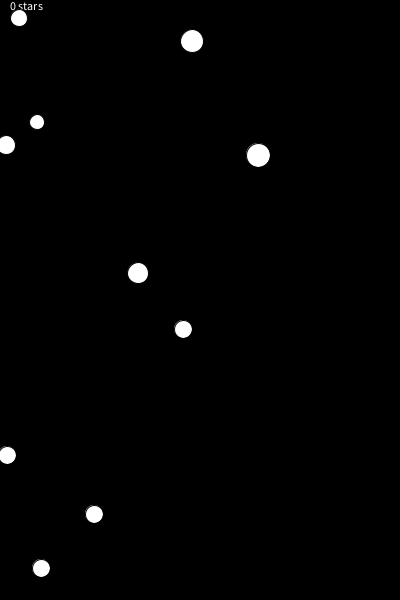
Frame 1 (no input)
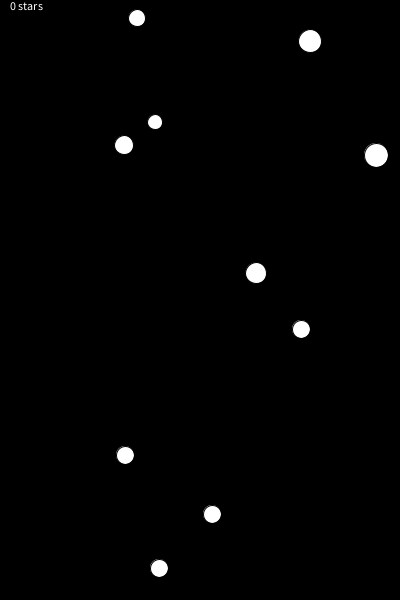
Frame 60 (the mouse pressed at the canvas centre just before this capture)
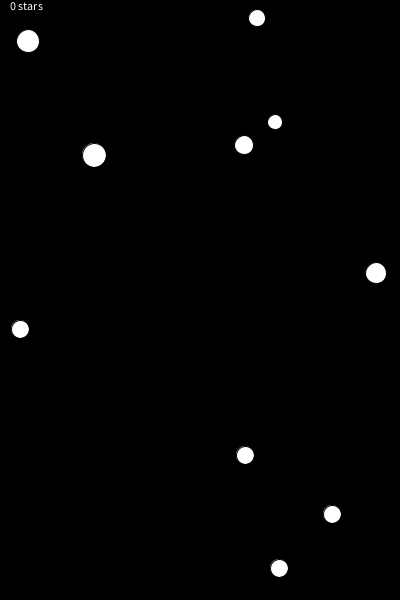
Frame 120 (the mouse held since frame 60 and released just before this capture)

The Processing sketch that drew these frames (run headless with seeded random() and noise(); from frame 60 on, the mouse is pressed at the canvas centre):

// Processing sketch: ListAnimations
// ── ListAnimations.pde
IntList xs = new IntList();
IntList ys = new IntList();
IntList sizes = new IntList();
IntList speeds = new IntList();
int numberOfStars = 10;
int count = 0;

void setup(){
  size(400, 600);
    for (int i = 0; i < numberOfStars; i++){
      xs.append( (int) random(0, width));
      ys.append( (int) random(0, height));
      sizes.append( (int) random(15, 25));
      speeds.append( (int) random(2, 2));
    }
}

void draw(){
  background(0);
  text(count + " stars", 10, 10);
    for (int i = 0; i < numberOfStars; i++){
      int x = xs.get(i);
      int y = ys.get(i);
      int size = sizes.get(i);
      if (CollidesWithStar(x, y, size / 2)){
          fill(0, 255, 0);
          count++;
      }else {
         fill(255); 
      }
      circle(x, y, size);
      //x = x + 5;
      xs.set(i, x + speeds.get(i));
      if (xs.get(i) > width){
         xs.set(i, 0); 
      }
    }
}  

boolean CollidesWithStar(int starX, int starY, int radius){
  //SquareRoot((y2 - y1)^2 + (x2 - x1)^2)
  int yPart = mouseY - starY;
  int xPart = mouseX - starX;
  int ySquared = yPart * yPart;
  int xSquared = xPart * xPart;
  float distance = sqrt(ySquared + xSquared);
  if (distance <= radius){
     return true; 
  } else {
     return false; 
  }
}
